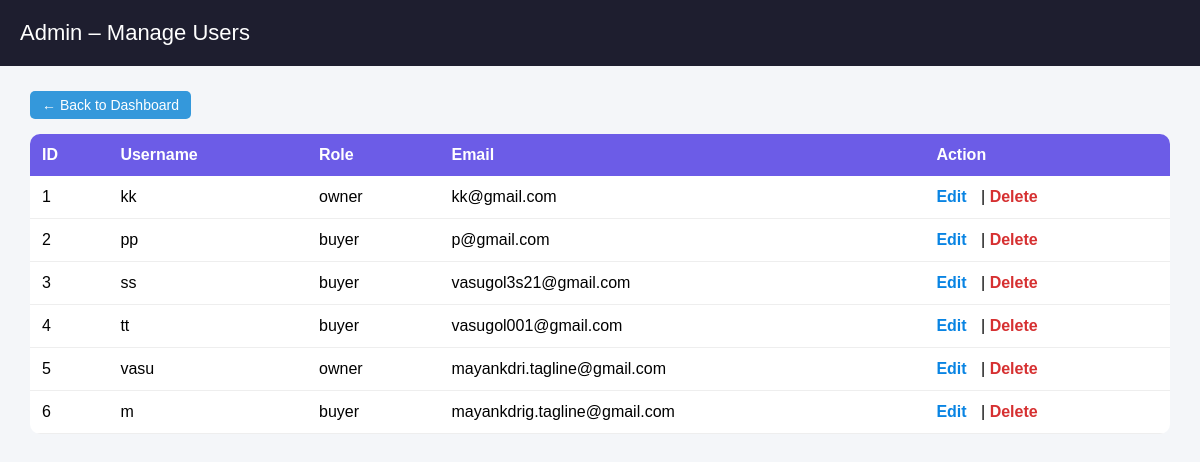
Page /admin/users (signed in) on the earlier database version.
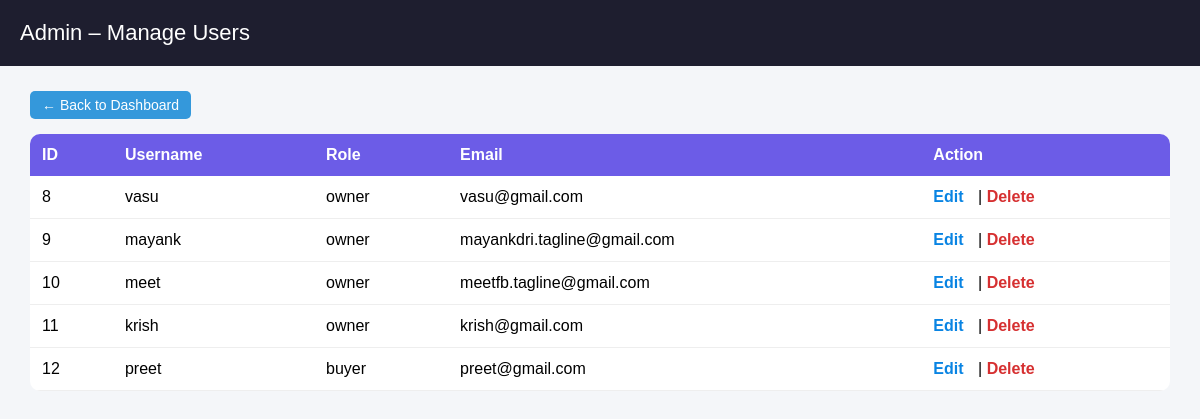
Same page on the later database version.
### tables this page shows
CREATE TABLE users (
            id INTEGER PRIMARY KEY AUTOINCREMENT,
            role TEXT,
            username TEXT UNIQUE,
            password TEXT,
            email TEXT
        );

### app/admin/routes.py (the view)
@admin_bp.route("/admin/users")
def admin_users():
    if session.get("role") != "admin":
        return redirect(url_for("login"))
    conn = get_db()
    users = conn.execute("""
        SELECT id, username, role, email
        FROM users
        WHERE role != 'admin'
    """).fetchall()
    conn.close()
    return render_template("admin_users.html", users=users)

### app/db.py (called while the page is built)
def get_db():
    conn = sqlite3.connect("users.db", timeout=10)
    conn.row_factory = sqlite3.Row
    return conn

### app/templates/admin_users.html (shortened to what this page needs)
<!DOCTYPE html>
<html>
<head>
</head>
<body>
<div class="header">
    <span>Admin – Manage Users</span>
</div>
<div class="container">
    <div class="top-bar">
        <a href="/admin/dashboard" class="back-btn">← Back to Dashboard</a>
    </div>
    <table>
        <tr>
            <th>ID</th>
            <th>Username</th>
            <th>Role</th>
            <th>Email</th>
            <th>Action</th>
        </tr>
        {% for u in users %}
        <tr>
            <td>{{ u['id'] }}</td>
            <td>{{ u['username'] }}</td>
            <td>{{ u['role'] }}</td>
            <td>{{ u['email'] }}</td>
            <td>
                <a class="edit" href="/admin/edit-user/{{ u['id'] }}">Edit</a>
                |
                <a class="delete"
                   href="/admin/delete-user/{{ u['id'] }}"
                   onclick="return confirm('Delete user and all properties?')">
                   Delete
                </a>
            </td>
        </tr>
        {% endfor %}
    </table>
</div>
</body>
</html>

### app/templates/admin_users.html (style rules this page uses)
body { margin: 0; font-family: Arial, sans-serif; background: #f4f6f9; }
.header { background: #1e1e2f; color: white; padding: 20px; font-size: 22px; display: flex; justify-content: space-between; align-items: center; }
.back-btn { padding: 6px 12px; background: #3498db; color: white; border-radius: 5px; text-decoration: none; font-size: 14px; }
.container { padding: 30px; }
table { width: 100%; background: white; border-collapse: collapse; border-radius: 10px; overflow: hidden; }
th { background: #6c5ce7; color: white; padding: 12px; text-align: left; }
td { padding: 12px; border-bottom: 1px solid #eee; }
a.edit { color: #0984e3; font-weight: bold; text-decoration: none; margin-right: 10px; }
a.delete { color: #d63031; font-weight: bold; text-decoration: none; }
.top-bar { margin-bottom: 20px; }

Differences in the rows shown:
removed users: id "1", username "kk", role "owner", email "kk@gmail.com"
removed users: id "2", username "pp", role "buyer", email "p@gmail.com"
removed users: id "3", username "ss", role "buyer", email "vasugol3s21@gmail.com"
removed users: id "4", username "tt", role "buyer", email "vasugol001@gmail.com"
removed users: id "5", username "vasu", role "owner", email "mayankdri.tagline@gmail.com"
removed users: id "6", username "m", role "buyer", email "mayankdrig.tagline@gmail.com"
added users: id "8", username "vasu", role "owner", email "vasu@gmail.com"
added users: id "9", username "mayank", role "owner", email "mayankdri.tagline@gmail.com"
added users: id "10", username "meet", role "owner", email "meetfb.tagline@gmail.com"
added users: id "11", username "krish", role "owner", email "krish@gmail.com"
added users: id "12", username "preet", role "buyer", email "preet@gmail.com"
